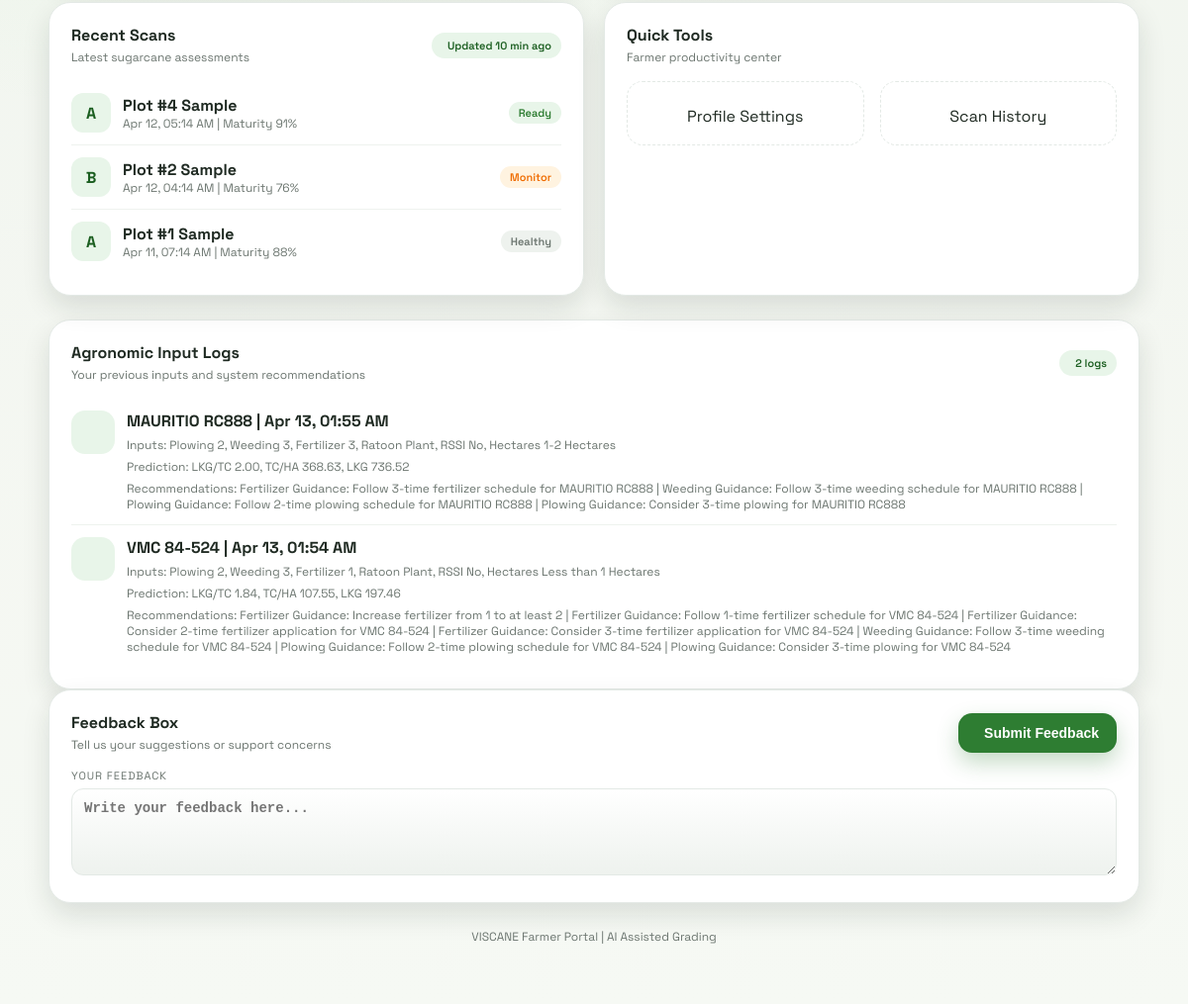
/homepage (signed in, lower part), run on an earlier commit of the app's database.
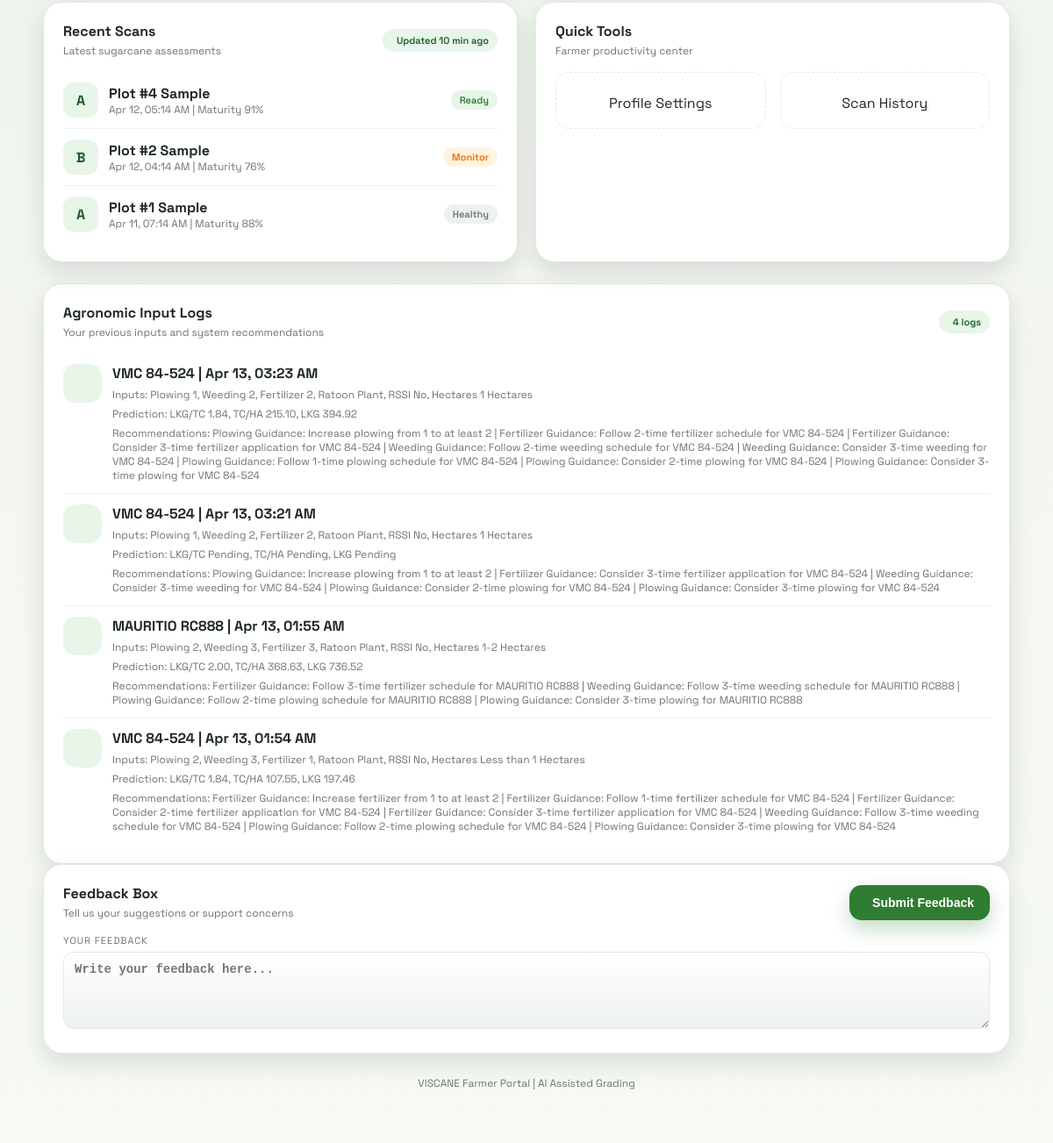
And on a later commit of the database.
### models.py (models this page shows)
class Scan(db.Model):
    id = db.Column(db.Integer, primary_key=True)
    user_id = db.Column(db.Integer, db.ForeignKey('user.id', ondelete='CASCADE'), nullable=False)
    plot_name = db.Column(db.String(80), nullable=False)
    grade = db.Column(db.String(2), nullable=False)
    maturity_pct = db.Column(db.Integer, nullable=False)
    status = db.Column(db.String(20), nullable=False, default='pending')
    created_at = db.Column(db.DateTime, default=datetime.utcnow, nullable=False)
    user = db.relationship('User', backref=db.backref('scans', lazy=True, cascade='all, delete-orphan'))

class AgronomicLog(db.Model):
    id = db.Column(db.Integer, primary_key=True)
    user_id = db.Column(db.Integer, db.ForeignKey('user.id', ondelete='CASCADE'), nullable=False)
    variety = db.Column(db.String(120), nullable=True)
    hectares = db.Column(db.String(50), nullable=True)
    plowing_count = db.Column(db.String(20), nullable=True)
    weeding_count = db.Column(db.String(20), nullable=True)
    fertilizer_count = db.Column(db.String(20), nullable=True)
    ratoon_stage = db.Column(db.String(40), nullable=True)
    rssi_infected = db.Column(db.String(20), nullable=True)
    predicted_lkg_tc = db.Column(db.Float, nullable=True)
    predicted_tc_ha = db.Column(db.Float, nullable=True)
    predicted_lkg = db.Column(db.Float, nullable=True)
    recommendations_summary = db.Column(db.Text, nullable=True)
    created_at = db.Column(db.DateTime, default=datetime.utcnow, nullable=False)
    user = db.relationship('User', backref=db.backref('agronomic_logs', lazy=True, cascade='all, delete-orphan'))

### app.py (the view, shortened to what this page needs)
@app.route('/homepage')
@farmer_login_required
def homepage():
    user = User.query.get(session.get('user_id'))
    if not user:
        session.pop('user_id', None)
        return redirect(url_for('auth', mode='login'))
    today = datetime.utcnow().date()
    seven_days_ago = datetime.utcnow() - timedelta(days=7)
    scans_today = Scan.query.filter(Scan.user_id == user.id, Scan.created_at >= datetime(today.year, today.month, today.day)).count()
    pending_scans = Scan.query.filter(Scan.user_id == user.id, Scan.status == 'pending').count()
    scans_last7 = Scan.query.filter(Scan.user_id == user.id, Scan.created_at >= seven_days_ago).all()
    recent_scans = Scan.query.filter_by(user_id=user.id).order_by(Scan.created_at.desc()).limit(3).all()
    agronomic_logs = AgronomicLog.query.filter_by(user_id=user.id).order_by(AgronomicLog.created_at.desc()).limit(10).all()
    announcements = Notification.query.order_by(Notification.created_at.desc()).limit(5).all()
    recommendations = session.get('farmer_recommendations') or DEFAULT_RECOMMENDATIONS
    grouped_recommendations = group_recommendations_by_category(recommendations)
    if scans_last7:
        grade_a = sum(1 for s in scans_last7 if s.grade.upper() == 'A')
        avg_grade_a = int((grade_a / len(scans_last7)) * 100)
        avg_maturity = int(sum(s.maturity_pct for s in scans_last7) / len(scans_last7))
    else:
        avg_grade_a = 0
        avg_maturity = 0
    if avg_maturity >= 85:
        yield_est = "High"
        harvest_window = "3-7 days"
    elif avg_maturity >= 75:
        yield_est = "Medium"
        harvest_window = "8-12 days"
    else:
        yield_est = "Low"
        harvest_window = "14-18 days"
    message = request.args.get('message')
    error = request.args.get('error')
    return render_template(
        'homepage.html',
        user=user,
        scans_today=scans_today,
        pending_scans=pending_scans,
        avg_grade_a=avg_grade_a,
        yield_est=yield_est,
        harvest_window=harvest_window,
        avg_maturity=avg_maturity,
        recent_scans=recent_scans,
        agronomic_logs=agronomic_logs,
        announcements=announcements,
        recommendations=recommendations,
        grouped_recommendations=grouped_recommendations,
        message=message,
        error=error
    )

### app.py (called while the page is built)
def farmer_login_required(view):
    @wraps(view)
    def wrapped(*args, **kwargs):
        if not session.get('user_id'):
            return redirect(url_for('auth', mode='login'))
        user = User.query.get(session.get('user_id'))
        if not user or user.is_archived or not user.is_active:
            session.pop('user_id', None)
            return redirect(url_for('auth', mode='login'))
        return view(*args, **kwargs)
    return wrapped

def group_recommendations_by_category(recommendations):
    grouped = {}
    for recommendation in (recommendations or []):
        category = recommendation.get("category") or "General"
        if category not in grouped:
            grouped[category] = []
        grouped[category].append(recommendation)
    category_order = [
        "Missing Inputs",
        "Pest and Disease",
        "Fertilizer Guidance",
        "Weeding Guidance",
        "Plowing Guidance",
        "Yield Improvement",
        "General",
    ]
    ordered_groups = []
    for category in category_order:
        if category in grouped:
            ordered_groups.append({"category": category, "items": grouped.pop(category)})
    for category, items in grouped.items():
        ordered_groups.append({"category": category, "items": items})
    return ordered_groups

### templates/homepage.html (shortened to what this page needs)
<!DOCTYPE html>
<html lang="en">
<head>
    <link rel="stylesheet" href="{{ url_for('static', filename='style.css') }}">
</head>
<body class="farmer-layout">
    <div class="dashboard-bg"></div>
    <main class="dashboard-container fade-in">
        <section class="section-grid two-col">
            <div class="panel">
                <div class="panel-header">
                    <div>
                        <h3 class="panel-title">Recent Scans</h3>
                        <p class="panel-subtitle">Latest sugarcane assessments</p>
                    </div>
                    <span class="badge">Updated 10 min ago</span>
                </div>
                {% if recent_scans %}
                    {% for scan in recent_scans %}
                        <div class="recent-item">
                            <div class="recent-grade">{{ scan.grade }}</div>
                            <div style="flex: 1;">
                                <h4 style="margin: 0;">{{ scan.plot_name }}</h4>
                                <div class="list-meta">{{ scan.created_at.strftime('%b %d, %I:%M %p') }} | Maturity {{ scan.maturity_pct }}%</div>
                            </div>
                            {% if scan.status == 'ready' %}
                                <span class="tag success">Ready</span>
                            {% elif scan.status == 'monitor' %}
                                <span class="tag warning">Monitor</span>
                            {% else %}
                                <span class="tag">Healthy</span>
                            {% endif %}
                        </div>
                    {% endfor %}
                {% else %}
                    <div class="list-meta">No scans yet. Start your first analysis.</div>
                {% endif %}
            </div>
            <div class="panel">
                <div class="panel-header">
                    <div>
                        <h3 class="panel-title">Quick Tools</h3>
                        <p class="panel-subtitle">Farmer productivity center</p>
                    </div>
                </div>
                <div class="action-grid">
                    <a class="action-tile" href="/farmer/settings">
                        <div>Profile Settings</div>
                    </a>
                    <div class="action-tile">
                        <div>Scan History</div>
                    </div>
                </div>
            </div>
        </section>
        <section class="panel">
            <div class="panel-header">
                <div>
                    <h3 class="panel-title">Agronomic Input Logs</h3>
                    <p class="panel-subtitle">Your previous inputs and system recommendations</p>
                </div>
                <span class="badge">{{ agronomic_logs|length }} log{% if agronomic_logs|length != 1 %}s{% endif %}</span>
            </div>
            {% if agronomic_logs %}
                {% for log in agronomic_logs %}
                    <div class="list-row" style="align-items: flex-start;">
                        <div class="list-badge"></div>
                        <div style="flex: 1;">
                            <h4 style="margin: 0;">
                                {{ log.variety or 'Unknown Variety' }} | {{ log.created_at.strftime('%b %d, %I:%M %p') if log.created_at else 'Date unavailable' }}
                            </h4>
                            <div class="list-meta" style="margin-top: 6px;">
                                Inputs: Plowing {{ log.plowing_count or '-' }}, Weeding {{ log.weeding_count or '-' }}, Fertilizer {{ log.fertilizer_count or '-' }}, Ratoon {{ log.ratoon_stage or '-' }}, RSSI {{ log.rssi_infected or '-' }}, Hectares {{ log.hectares or '-' }}
                            </div>
                            <div class="list-meta" style="margin-top: 6px;">
                                Prediction: LKG/TC {{ '%.2f'|format(log.predicted_lkg_tc) if log.predicted_lkg_tc is not none else 'Pending' }}, TC/HA {{ '%.2f'|format(log.predicted_tc_ha) if log.predicted_tc_ha is not none else 'Pending' }}, LKG {{ '%.2f'|format(log.predicted_lkg) if log.predicted_lkg is not none else 'Pending' }}
                            </div>
                            <div class="list-meta" style="margin-top: 6px;">
                                Recommendations: {{ log.recommendations_summary or 'No recommendation generated.' }}
                            </div>
                        </div>
                    </div>
                {% endfor %}
            {% else %}
                <div class="list-meta">No agronomic logs yet. Calculate once to save your first log.</div>
            {% endif %}
        </section>
        <section class="panel">
            <form method="POST" action="/farmer/feedback">
                <div class="panel-header">
                    <div>
                        <h3 class="panel-title">Feedback Box</h3>
                        <p class="panel-subtitle">Tell us your suggestions or support concerns</p>
                    </div>
                    <button class="btn primary" type="submit">
                        Submit Feedback
                    </button>
                </div>
                <div class="stat-label">Your Feedback</div>
                <textarea class="stat-input" name="feedback_message" rows="4" placeholder="Write your feedback here..." required></textarea>
            </form>
        </section>
    <div class="footer-link">VISCANE Farmer Portal | AI Assisted Grading</div>
    </main>
</body>
</html>

What changed in the data, as far as the page shows it:
added AgronomicLog: variety "VMC 84-524", created_at "Apr 13, 03:23 AM", plowing_count "1", weeding_count "2", fertilizer_count "2", ratoon_stage "Plant", rssi_infected "No", hectares "1 Hectares", predicted_lkg_tc "1.84", predicted_tc_ha "215.10", predicted_lkg "394.92", recommendations_summary "Plowing Guidance: Increase plowing from 1 to at least 2 | Fertilizer Guidance: Follow 2-time fertilizer schedule for VMC 84-524 | Fertilizer Guidance: Consider 3-time fertilizer application for VMC 84-524 | Weeding Guidance: Follow 2-time weeding schedule for VMC 84-524 | Weeding Guidance: Consider 3-time weeding for VMC 84-524 | Plowing Guidance: Follow 1-time plowing schedule for VMC 84-524 | Plowing Guidance: Consider 2-time plowing for VMC 84-524 | Plowing Guidance: Consider 3-time plowing for VMC 84-524"
added AgronomicLog: variety "VMC 84-524", created_at "Apr 13, 03:21 AM", plowing_count "1", weeding_count "2", fertilizer_count "2", ratoon_stage "Plant", rssi_infected "No", hectares "1 Hectares", predicted_lkg_tc "Pending", predicted_tc_ha "Pending", predicted_lkg "Pending", recommendations_summary "Plowing Guidance: Increase plowing from 1 to at least 2 | Fertilizer Guidance: Consider 3-time fertilizer application for VMC 84-524 | Weeding Guidance: Consider 3-time weeding for VMC 84-524 | Plowing Guidance: Consider 2-time plowing for VMC 84-524 | Plowing Guidance: Consider 3-time plowing for VMC 84-524"
Also different on the page:
{{ agronomic_logs|length }}: "2" → "4"
